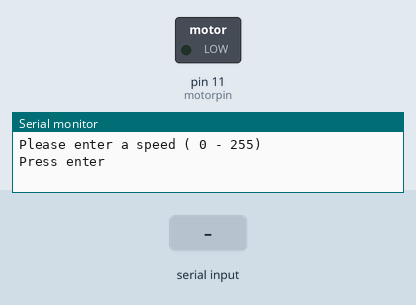
Recording of a sketch running on a simulated Arduino Uno, built with avr-gcc and run on an emulated ATmega328P. Parts: switched loads named in the sketch (green lamp = pin HIGH), the last lines printed to the serial monitor. The test bench sets the inputs (shaded band).

Above: at 1.2 s.
1.3 s: "90,45\n" received over Serial
At 2.1 s:
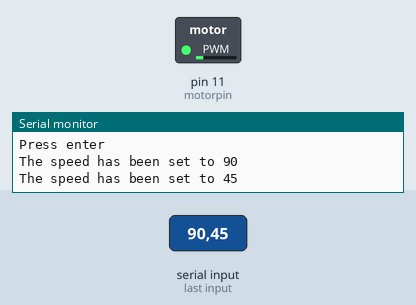
3.8 s: "30,150\n" received over Serial
At 4.5 s:
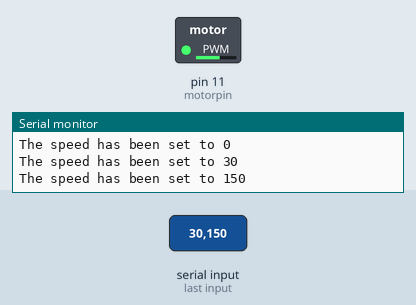
6.3 s: "200\n" received over Serial
At 7.1 s:
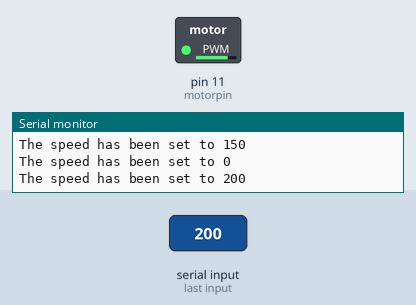
8.8 s: "90\n" received over Serial
At 9.4 s:
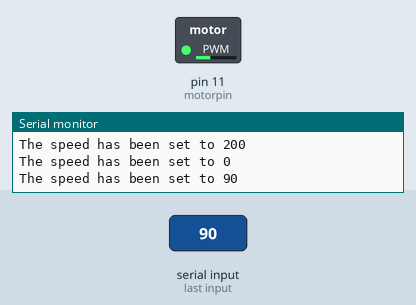
Timing chart, 0 to 11.8 s (numbered marks = the images above; inputs shaded):
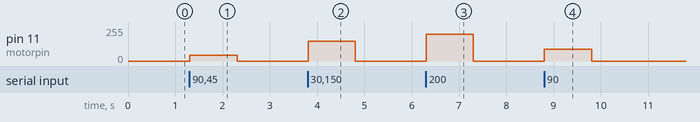

Measured:
- after the input at 1.3 s, pin 11 (motorpin): 0/255 → 45/255 at once, → 0/255 1.0 s later
- after the input at 3.8 s, pin 11 (motorpin): 0/255 → 150/255 at once, → 0/255 1.0 s later
- after the input at 6.3 s, pin 11 (motorpin): 0/255 → 200/255 at once, → 0/255 1.0 s later
- after the input at 8.8 s, pin 11 (motorpin): 0/255 → 90/255 at once, → 0/255 1.0 s later

The sketch:

DJI_Motor_Testing.ino
```cpp
const int motorpin = 11;

void setup()
{
 pinMode(motorpin,OUTPUT);
 Serial.begin(9600);
}

void loop()
{
 serialspeed();
}

void serialspeed()
{
 int speed;

 Serial.println("Please enter a speed ( 0 - 255)");
 Serial.println("Press enter");
 Serial.println();

 while(true)
 {
  while(Serial.available() > 0)
  {
   speed = Serial.parseInt();
   speed = constrain(speed, 0, 255);

   Serial.print("The speed has been set to ");
   Serial.println(speed);
   Serial.println();
   analogWrite(motorpin, speed);
  }
 }
}
```
